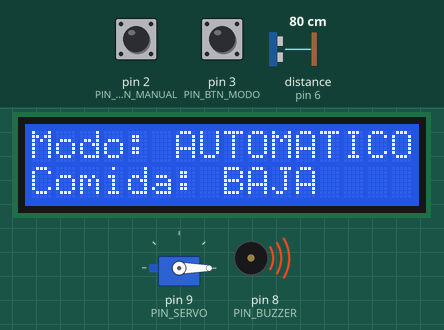
Recording of a sketch running on a simulated Arduino Uno, built with avr-gcc and run on an emulated ATmega328P. On the bench: servo, 16×2 character LCD, buzzer (waves = sounding). Wiring (inferred from the names in the program): ultrasonic range finder: trigger pin 7; echo pin 6. The test bench sets the inputs (shaded band); at power-on: distance to the obstacle (sensor on pin 6) 80 cm, pin 3 (PIN_BTN_MODO) HIGH, pin 2 (PIN_BTN_MANUAL) HIGH. The echo pulse lasts 58.3 µs per cm; what the sketch prints to the serial monitor is not drawn.

Above: at 2.8 s.
2.9 s: distance to the obstacle (sensor on pin 6) set to 18 cm
4.4 s: distance to the obstacle (sensor on pin 6) set to 15 cm
At 5.8 s:
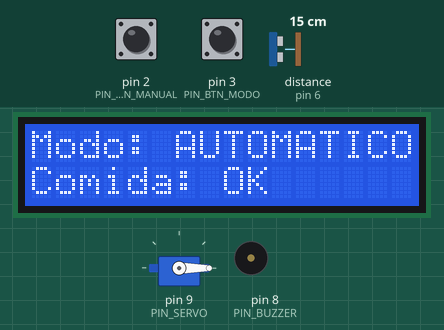
6.1 s: pin 3 (PIN_BTN_MODO) pulled LOW for 0.15 s
At 7.4 s:
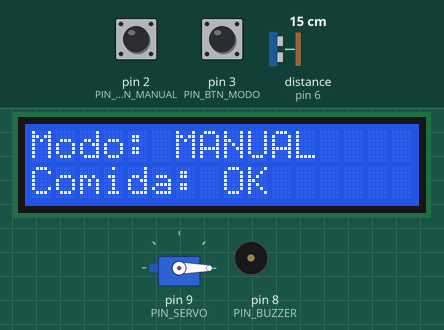
7.8 s: pin 2 (PIN_BTN_MANUAL) pulled LOW for 0.15 s
At 9.5 s:
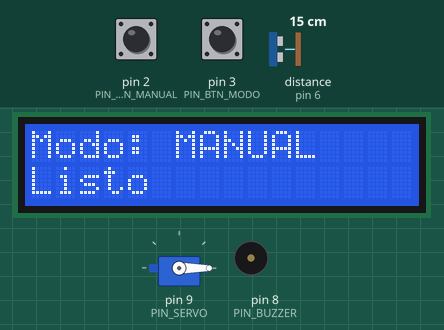
10.1 s: pin 3 (PIN_BTN_MODO) pulled LOW for 1 s
At 12.4 s:
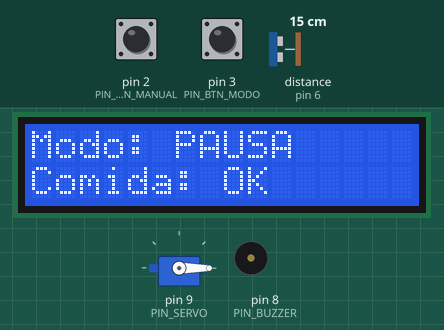
12.7 s: pin 3 (PIN_BTN_MODO) pulled LOW for 0.15 s
At 14.3 s:
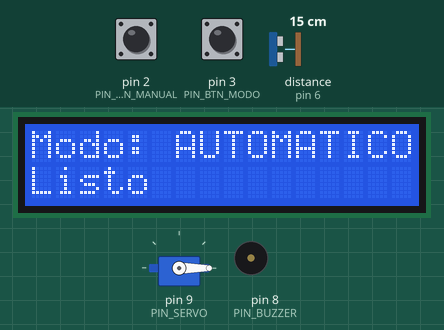
Timing chart, 0 to 15.8 s (numbered marks = the images above; inputs shaded):
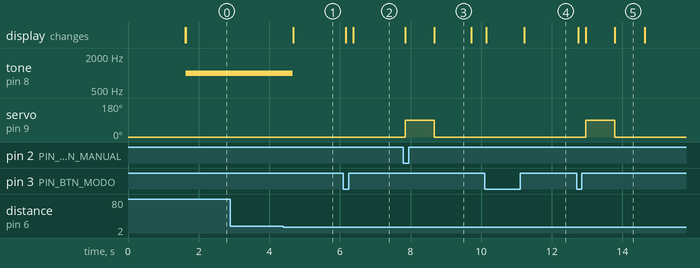

Measured:
- the behaviour switches between 17 and 16 cm on distance to the obstacle (sensor on pin 6) (found by bisection; images 0 and 1)
- after the input at 2.9 s, every drawn part: stays the same
- after the input at 4.4 s, tone on pin 8 (PIN_BUZZER): 1000 Hz → silent after 0.27 s; the display: changes after 0.28 s (image 1)
- after the input at 6.1 s, the display: first changes after 0.07 s (image 2 shows a later state)
- after the input at 7.8 s, servo on pin 9 (PIN_SERVO): 0° → 90° after 0.05 s, → 0° 0.82 s later; the display: first changes after 0.05 s (image 3 shows a later state)
- after the input at 10.1 s, the display: first changes after 0.05 s (image 4 shows a later state)
- after the input at 12.7 s, servo on pin 9 (PIN_SERVO): 0° → 90° after 0.27 s, → 0° 0.82 s later; the display: changes after 0.05 s (image 5)
- what the display in image 3 shows lasts 1.0 s, from 8.7 s to 9.7 s

The sketch:

Comedero_UNO.ino
```cpp
// Comedero automático programable - versión Arduino UNO con LCD 16x2
// Modos: AUTOMATICO (dispensa cada cierto tiempo), MANUAL (con el pulsador) y PAUSA.
// Un sensor ultrasónico mide el nivel de alimento y avisa con el zumbador si queda poco.

// ===== Librerías =====
#include <Wire.h>                    // Comunicación I2C
#include <Adafruit_LiquidCrystal.h>  // Pantalla LCD por I2C (la que usa Tinkercad)
#include <Servo.h>                   // Control del servomotor

// ===== Pines =====
#define PIN_SERVO        9   // Señal del servo (compuerta)
#define PIN_TRIG         7   // TRIG del HC-SR04 (envía el pulso)
#define PIN_ECHO         6   // ECHO del HC-SR04 (recibe el eco)
#define PIN_BUZZER       8   // Zumbador de aviso
#define PIN_BTN_MODO     3   // Pulsador para cambiar de modo
#define PIN_BTN_MANUAL   2   // Pulsador para dispensar en modo manual

// ===== Pantalla y servo =====
Adafruit_LiquidCrystal lcd(0);  // LCD con dirección I2C 0
Servo servo;

// ===== Modos de funcionamiento =====
enum Modo { AUTOMATICO, MANUAL, PAUSA };
Modo modoActual = AUTOMATICO;  // Arranca en automático

// ===== Variables y constantes =====
unsigned long ultimoDispensado = 0;          // Momento (ms) de la última porción automática
const unsigned long INTERVALO_AUTO = 10000;  // 10 s para la prueba, en uso real serían horas
const int UMBRAL_BAJO = 15;                  // Si la distancia supera 15 cm, hay poco alimento

// Último estado leído de cada pulsador, para detectar solo el momento en que se presiona
bool ultimoEstadoModo = HIGH;
bool ultimoEstadoManual = HIGH;

void setup() {
  Serial.begin(9600);  // Monitor serie para ver la distancia medida

  // Pulsadores con resistencia pull-up interna: leen LOW al presionarlos
  pinMode(PIN_BTN_MODO, INPUT_PULLUP);
  pinMode(PIN_BTN_MANUAL, INPUT_PULLUP);

  // Sensor ultrasónico y zumbador
  pinMode(PIN_TRIG, OUTPUT);
  pinMode(PIN_ECHO, INPUT);
  pinMode(PIN_BUZZER, OUTPUT);

  // Servo: la compuerta empieza cerrada
  servo.attach(PIN_SERVO);
  servo.write(0);

  // LCD de 16 columnas y 2 filas con mensaje de inicio
  lcd.begin(16, 2);
  lcd.setBacklight(1);
  lcd.clear();
  lcd.setCursor(0, 0);
  lcd.print("Comedero UNO");
  lcd.setCursor(0, 1);
  lcd.print("Iniciando...");
  delay(1500);

  actualizarPantalla();  // Muestra el modo inicial
}

void loop() {
  leerBotones();          // 1. Revisa los pulsadores (cambio de modo o porción manual)
  controlarDispensado();  // 2. En modo automático, dispensa cuando pasó el intervalo
  verificarNivel();       // 3. Mide el nivel de alimento y activa el aviso si hace falta
  delay(50);              // Pequeña pausa para no saturar el ciclo
}

// Lee los dos pulsadores y actúa solo en el instante en que se presionan (HIGH -> LOW)
void leerBotones() {
  bool estadoModo = digitalRead(PIN_BTN_MODO);
  bool estadoManual = digitalRead(PIN_BTN_MANUAL);

  // Pulsador de modo: AUTOMATICO -> MANUAL -> PAUSA -> AUTOMATICO
  if (ultimoEstadoModo == HIGH && estadoModo == LOW) {
    modoActual = (Modo)((modoActual + 1) % 3);
    actualizarPantalla();
    delay(200);  // Antirrebote
  }
  ultimoEstadoModo = estadoModo;

  // Pulsador manual: solo dispensa si estamos en modo MANUAL
  if (modoActual == MANUAL && ultimoEstadoManual == HIGH && estadoManual == LOW) {
    dispensarPorcion();
    delay(200);  // Antirrebote
  }
  ultimoEstadoManual = estadoManual;
}

// En modo automático, dispensa una porción cada INTERVALO_AUTO milisegundos
void controlarDispensado() {
  if (modoActual == AUTOMATICO) {
    // millis() permite medir el tiempo sin frenar el programa con delay()
    if (millis() - ultimoDispensado >= INTERVALO_AUTO) {
      dispensarPorcion();
      ultimoDispensado = millis();
    }
  }
}

// Abre la compuerta 90 grados durante 800 ms y la vuelve a cerrar
void dispensarPorcion() {
  lcd.setCursor(0, 1);
  lcd.print("Dispensando...  ");

  servo.write(90);  // Abre
  delay(800);       // Deja caer el alimento
  servo.write(0);   // Cierra

  lcd.setCursor(0, 1);
  lcd.print("Listo           ");
  delay(800);
  actualizarPantalla();
}

// Mide la distancia en cm entre el sensor y el alimento
int medirDistancia() {
  // Pulso de 10 microsegundos en TRIG para iniciar la medición
  digitalWrite(PIN_TRIG, LOW);
  delayMicroseconds(2);
  digitalWrite(PIN_TRIG, HIGH);
  delayMicroseconds(10);
  digitalWrite(PIN_TRIG, LOW);

  // Tiempo que tarda en volver el eco (máximo 30 ms)
  long duracion = pulseIn(PIN_ECHO, HIGH, 30000);
  if (duracion == 0) return 999;  // Sin eco: lo tomamos como depósito vacío
  return duracion * 0.034 / 2;    // Velocidad del sonido 0,034 cm/us, ida y vuelta
}

// Cada 1,5 s mide el nivel y avisa si hay poco alimento
void verificarNivel() {
  static unsigned long ultimaMedicion = 0;  // static: conserva el valor entre llamadas
  if (millis() - ultimaMedicion < 1500) return;
  ultimaMedicion = millis();

  int distancia = medirDistancia();
  Serial.print("Distancia: ");
  Serial.println(distancia);

  // Más distancia = menos alimento en el depósito
  if (distancia > UMBRAL_BAJO) {
    tone(PIN_BUZZER, 1000);  // Suena a 1000 Hz
    lcd.setCursor(0, 1);
    lcd.print("Comida: BAJA    ");
  } else {
    noTone(PIN_BUZZER);      // Silencio
    lcd.setCursor(0, 1);
    lcd.print("Comida: OK      ");
  }
}

// Muestra el modo actual en la fila de arriba (espacios al final para borrar texto viejo)
void actualizarPantalla() {
  lcd.clear();
  lcd.setCursor(0, 0);

  switch (modoActual) {
    case AUTOMATICO: lcd.print("Modo: AUTOMATICO"); break;
    case MANUAL:     lcd.print("Modo: MANUAL    "); break;
    case PAUSA:      lcd.print("Modo: PAUSA     "); break;
  }

  lcd.setCursor(0, 1);
  lcd.print("Listo           ");
}
```
